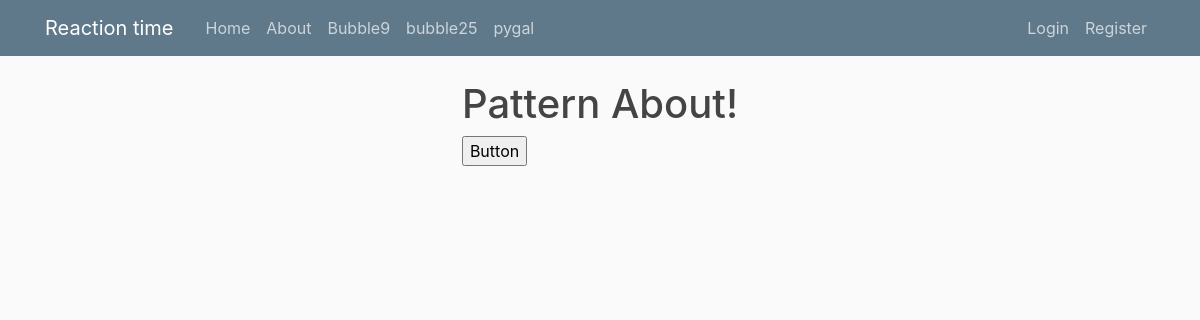
Before: /about with the older database file.
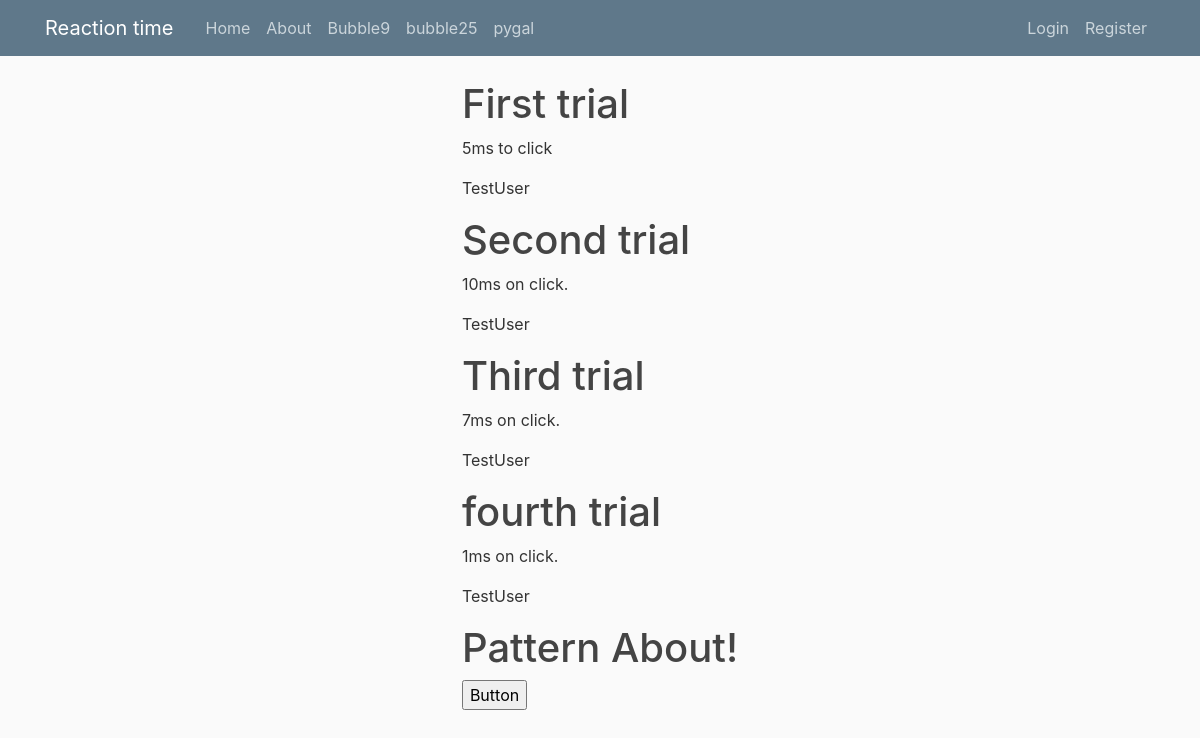
After: the same page with the newer database file.
### patterns/models.py (models this page shows, shortened)
class Post(models.Model):
    title = models.CharField(max_length=100)
    content = models.TextField()
    author = models.ForeignKey(User, on_delete = models.CASCADE)

### patterns/views.py (the view)
def about(request):
    if request.GET.get('Button') == 'Button':
        print('user clicked summary')
    context = {
        'posts': Post.objects.all()
    }
    return render(request, 'patterns/about.html', context)

### patterns/templates/patterns/about.html
{% extends "patterns/base.html" %}
{% block content %}
    {%  for post in posts %}
        <h1> {{ post.title }}</h1>
        <p> {{ post.content }}</p>
        <p> {{ post.author }}</p>
    {% endfor %}
    <h1> Pattern About!</h1>
    <form method='get' action='#'>
        <input type="submit" value="Button" name="Button"/>
    </form>
{% endblock content %}

### patterns/templates/patterns/base.html (shortened to what this page needs)
{% load static %}
<!DOCTYPE html>
<html>
<head>
    <link rel="stylesheet" href="https://maxcdn.bootstrapcdn.com/bootstrap/4.0.0/css/bootstrap.min.css">
    <link rel="stylesheet" type="text/css" href="{%  static 'patterns/main.css' %}">
</head>
<body>
    <header class="site-header">
        <nav class="navbar navbar-expand-md navbar-dark bg-steel fixed-top">
            <div class="container">
              <a class="navbar-brand mr-4" href="{% url 'patterns-home'%}">Reaction time</a>
              <div class="collapse navbar-collapse" id="navbarToggle">
                <div class="navbar-nav mr-auto">
                    <a class="nav-item nav-link" href="{% url 'patterns-home' %}">Home</a>
                    <a class="nav-item nav-link" href="{% url 'patterns-about' %}">About</a>
                    <a class="nav-item nav-link" href="{% url 'patterns-bubbleChart9' %}">Bubble9</a>
                    <a class="nav-item nav-link" href="{% url 'patterns-bubble25' %}">bubble25</a>
                    <a class="nav-item nav-link" href="{% url 'patterns-pygalexample' %}">pygal</a>
                </div>
                <div class="navbar-nav">
                    {% if user.is_authenticated %}
                        <a class="nav-item nav-link" href="{% url 'profile' %}">Profile</a>
                        <a class="nav-item nav-link" href="{% url 'logout' %}">Logout</a>
                    {% else %}
                        <a class="nav-item nav-link" href="{% url 'login' %}">Login</a>
                        <a class="nav-item nav-link" href="{% url 'register' %}">Register</a>
                    {% endif %}
                </div>
              </div>
            </div>
        </nav>
    </header>
    <main role="main" class="container-fluid">
          <div class="row justify-content-center">
              <div class="col-auto justify-content-center">
                  {% block content %}   {% endblock %}
              </div>
          </div>
    </main>
</body>
</html>

### patterns/static/patterns/main.css (style rules this page uses)
body { background: #fafafa; color: #333333; margin-top: 5rem; }
h1, h2, h3, h4, h5, h6 { color: #444444; }
.bg-steel { background-color: #5f788a; }
.site-header .navbar-nav .nav-link { color: #cbd5db; }

Changed rows visible on the page:
added Post: title "First trial", content "5ms to click", author "TestUser"
added Post: title "Second trial", content "10ms on click.", author "TestUser"
added Post: title "Third trial", content "7ms on click.", author "TestUser"
added Post: title "fourth trial", content "1ms on click.", author "TestUser"
